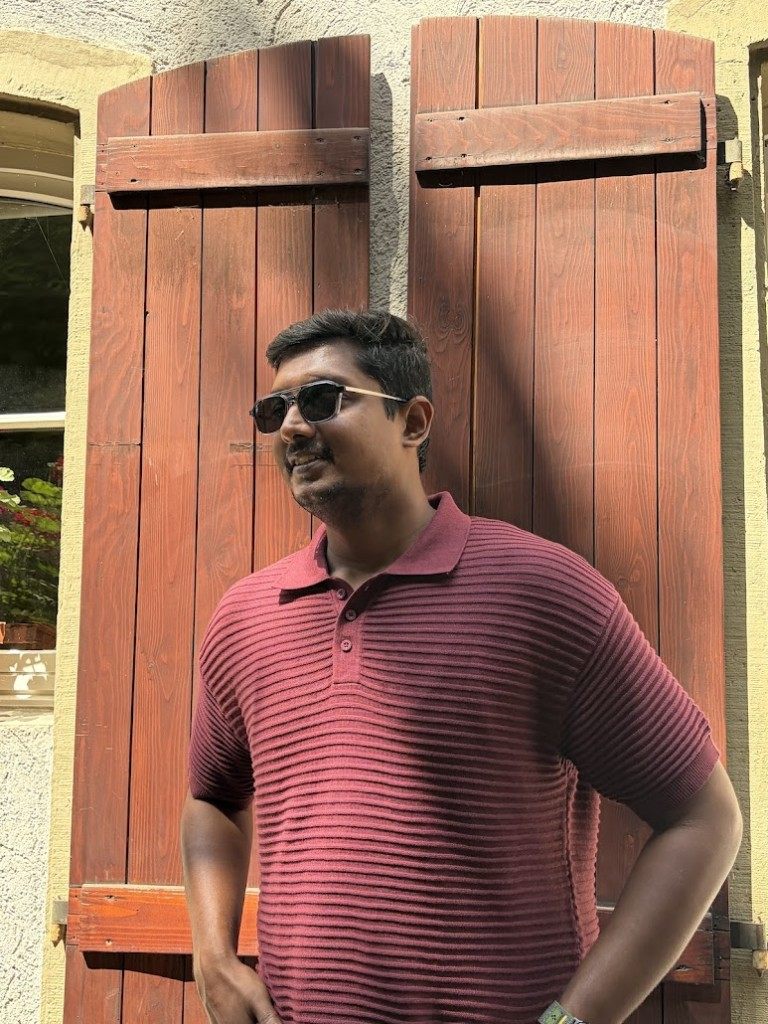
#> input picture assets/portrait.png, 768 x 1024 px
$ python ascii_from_avatar.py
#> lines starting #> are read from the running program, lines starting #| are printed output that depends on the picture
#!/usr/bin/env python3
"""Portrait helpers + optional ASCII cache for the neofetch card."""

from __future__ import annotations

import re
import shutil
import subprocess
from pathlib import Path

from PIL import Image, ImageEnhance, ImageFilter, ImageOps

RAMP = " .'`^\",:;Il!i><~+_-?][}{1)(|\\/tfjrxnuvczXYUJCLQ0OZmwqpdbkhao*#MW&8%B@$"


def _face_crop(img: Image.Image) -> Image.Image:
    """Tight face crop so identity fills the frame (Andrew-style framing)."""
    w, h = img.size
    if h >= w * 1.15:
        # Tall portrait (sunglasses waist-up shot)
        return img.crop((int(w * 0.20), int(h * 0.01), int(w * 0.80), int(h * 0.50)))
    side = min(w, h)
    left = (w - side) // 2
    top = max(0, (h - side) // 2 - int(side * 0.05))
    return img.crop((left, top, left + side, min(h, top + side)))


def _preprocess(path: Path) -> Image.Image:
    img = ImageOps.exif_transpose(Image.open(path)).convert("RGB")
#> img is the input picture: PIL image 768x1024 RGB; mean R, G, B 154.2, 111.7, 92.6
    img = _face_crop(img)
#> in _face_crop, `return img.crop((int(w * 0.20), int(h * 0.01), int(w * 0.80), int(h * ..`:
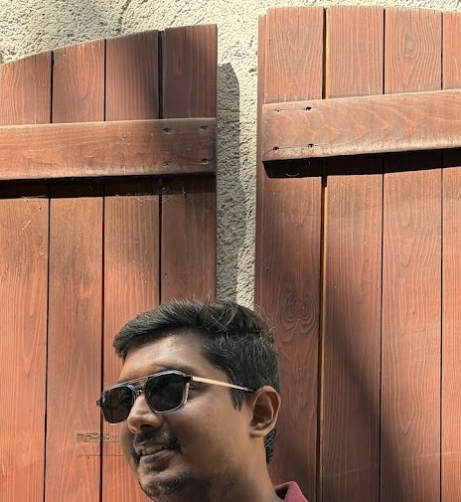
#> returned value: PIL image 461x502 RGB; mean R, G, B 156.1, 115.5, 94.5
    w, h = img.size
#> w = 461; h = 502
    side = min(w, h)
#> side = 461
    img = img.crop(((w - side) // 2, (h - side) // 2, (w - side) // 2 + side, (h - side) // 2 + side))
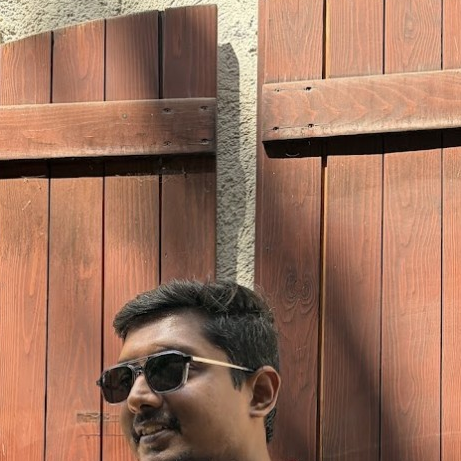
#> img: PIL image 461x461 RGB; mean R, G, B 154.9, 113.4, 92.5
    g = img.convert("L")
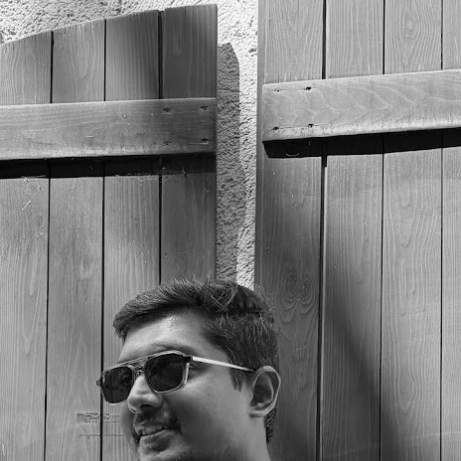
#> g: PIL image 461x461 L; min 0, max 253, mean 123.5
    px = sorted(g.getdata())
#> px = 212521 items
    n = len(px)
#> n = 212521
    lo, hi = px[int(n * 0.03)], px[int(n * 0.97)]
#> lo = 16; hi = 201
    if hi > lo:
        g = g.point(lambda v, lo=lo, hi=hi: max(0, min(255, int((v - lo) * 255 / (hi - lo)))))
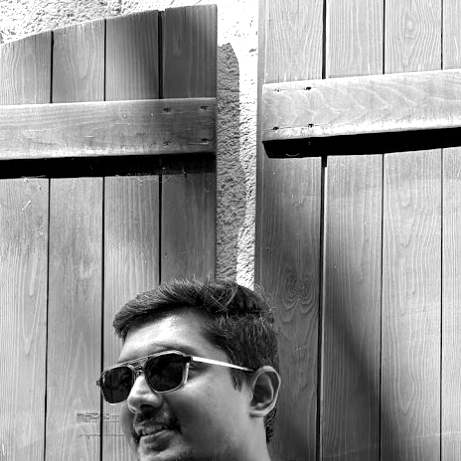
#> g: PIL image 461x461 L; min 0, max 255, mean 147.1
    g = ImageEnhance.Contrast(g).enhance(1.55)
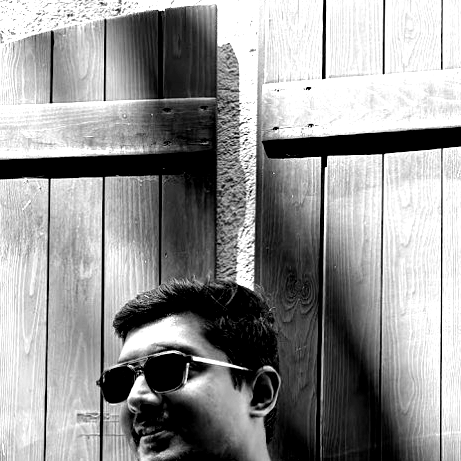
#> g: PIL image 461x461 L; min 0, max 255, mean 148.1
    g = ImageEnhance.Sharpness(g).enhance(1.35)
    g = g.filter(ImageFilter.GaussianBlur(radius=0.6))
    g = g.filter(ImageFilter.UnsharpMask(radius=1.6, percent=160, threshold=2))
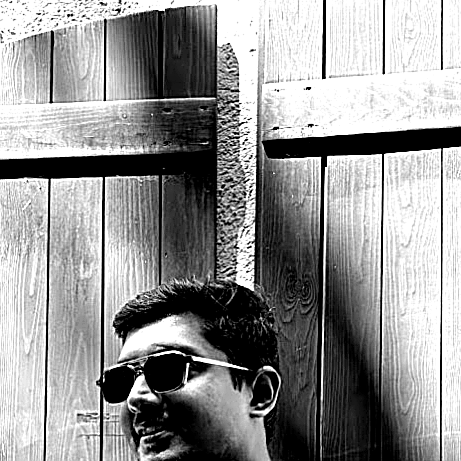
#> g: PIL image 461x461 L; min 0, max 255, mean 147.8
    return g


def _via_chafa(img_path: Path, cols: int, rows: int) -> list[str] | None:
    chafa = shutil.which("chafa")
    if not chafa:
        return None
    face = _preprocess(img_path)
    tmp = img_path.parent / "_face_tmp.png"
    face.save(tmp)
    try:
        proc = subprocess.run(
            [
                chafa,
                "-f",
                "symbols",
                "-s",
                f"{cols}x{rows}",
                "-c",
                "none",
                "--symbols",
                "ascii",
                "--font-ratio",
                "0.5",
                str(tmp),
            ],
            check=True,
            capture_output=True,
            text=True,
        )
        raw = re.sub(r"\x1b\[[0-9;]*[A-Za-z]", "", proc.stdout)
        lines = [ln.rstrip("\n") for ln in raw.splitlines() if ln.strip() != ""]
        if not lines:
            return None
        width = max(len(l) for l in lines)
        return [l.ljust(width)[:width] for l in lines][:rows]
    except (subprocess.CalledProcessError, FileNotFoundError):
        return None
    finally:
        if tmp.exists():
            tmp.unlink()


def _via_pillow(path: Path, cols: int, rows: int) -> list[str]:
    g = _preprocess(path).resize((cols, rows), Image.Resampling.LANCZOS)
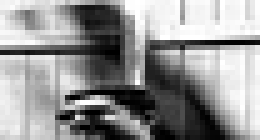
#> g: PIL image 52x28 L (shown 5 times larger); min 0, max 255, mean 147.8
    pixels = list(g.getdata())
#> pixels = 1456 values, max 255 at index 27, min 0 at index 462, mean 147.8
    n = len(RAMP) - 1
    lines: list[str] = []
    for y in range(rows):
        row = []
        for x in range(cols):
            val = 255 - pixels[y * cols + x]
            q = int((val / 255) * 8 + 0.5) / 8.0
            row.append(RAMP[max(0, min(n, int(q * n)))])
        lines.append("".join(row))
#> after the loop, lines = 28 items
    return lines


def image_to_ascii(path: Path, width: int = 52, height: int = 28) -> list[str]:
    lines = _via_chafa(path, width, height) or _via_pillow(path, width, height)
#> lines = 28 items
    w = max(len(l) for l in lines)
#> w = 52
    return [l.ljust(w)[:w] for l in lines]


def save_ascii_cache(lines: list[str], out: Path) -> None:
    out.parent.mkdir(parents=True, exist_ok=True)
    out.write_text("\n".join(lines) + "\n", encoding="utf-8")


if __name__ == "__main__":
    root = Path(__file__).resolve().parents[1]
    src = root / "assets" / "portrait.png"
    if not src.exists():
        src = root / "assets" / "avatar.png"
    lines = image_to_ascii(src)
#> lines = 28 items
    save_ascii_cache(lines, root / "cache" / "ascii.txt")
    for line in lines:
        print(line)
#> this loop made 28 passes
#|     ; ;;;;;;;_;__))xx))_;           )     ;_     ;;
#|    ;;;__;;_)xxw*******JJ_     ;     );    ;_ ;   ;;
#| ;;_)xJx)___))xJw******ww);   ;;     );    ;_     ;;
#|  ;_))xx)_;;__)xw********J))  ;;     );    ;_     ;;
#|  ;;__xx)__;___xJ********J)x  _;;    );     ;
#|  ;;;_)x))_;___)xJ****ww*wx)  _;;  ;             ; ;
#|     ;;;_;;;;;;_)xwwwwwwwwxx;;);;
#| ;;;;;;;______))xJw*****$wxx_;x_;           ;;;;____)
#> (further printed lines are left out)

$ run again, with assets/face.jpg saved as assets/portrait.png
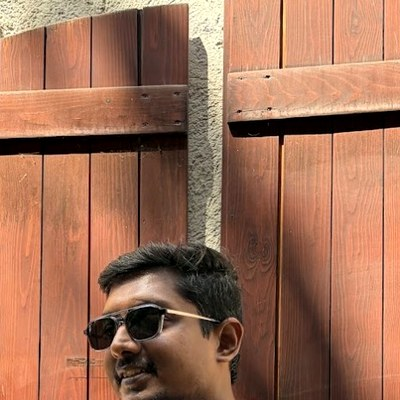
#> input picture assets/face.jpg, 400 x 400 px
#> in _preprocess, img is the input picture: PIL image 400x400 RGB; mean R, G, B 159.4, 111, 86.7
#> in _preprocess, `g = img.convert("L")`:
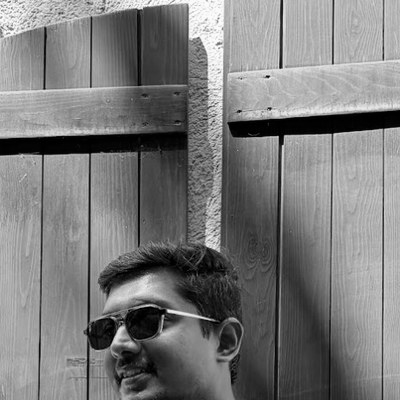
#> g: PIL image 400x400 L; min 0, max 253, mean 122.7
#> px = 160000 items
#> n = 160000
#> lo = 4; hi = 210
#> in _preprocess, `g = g.filter(ImageFilter.UnsharpMask(radius=1.6, percent=160, threshol..`:
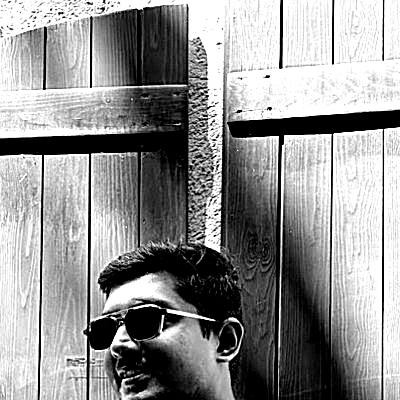
#> g: PIL image 400x400 L; min 0, max 255, mean 146.8
#> pixels = 1456 values, max 255 at index 27, min 0 at index 461, mean 146.8
#> after the loop in _via_pillow, `for y in range(rows):`: lines = 28 items
#> in image_to_ascii, `w = max(len(l) for l in lines)`: w = 52
#> `lines = image_to_ascii(src)`: lines = 28 items
#> the loop `for line in lines:` made 28 passes
#|     ; ;;;;;;;_;__))xx))__           )     ;_     ;;
#|    ;;;__;;_)xxw*******JJ)     ;     );    ;_ ;   ;;
#| ;;_)xJx)___))xJw*******w);   ;;     );    ;_     ;;
#|  ;_))xx)_;;__)xw********J))  ;;     );    ;_     ;;
#|  ;;__xx)__;___xJ*$*$****J)x  _;;    );     ;
#> (further printed lines are left out)
